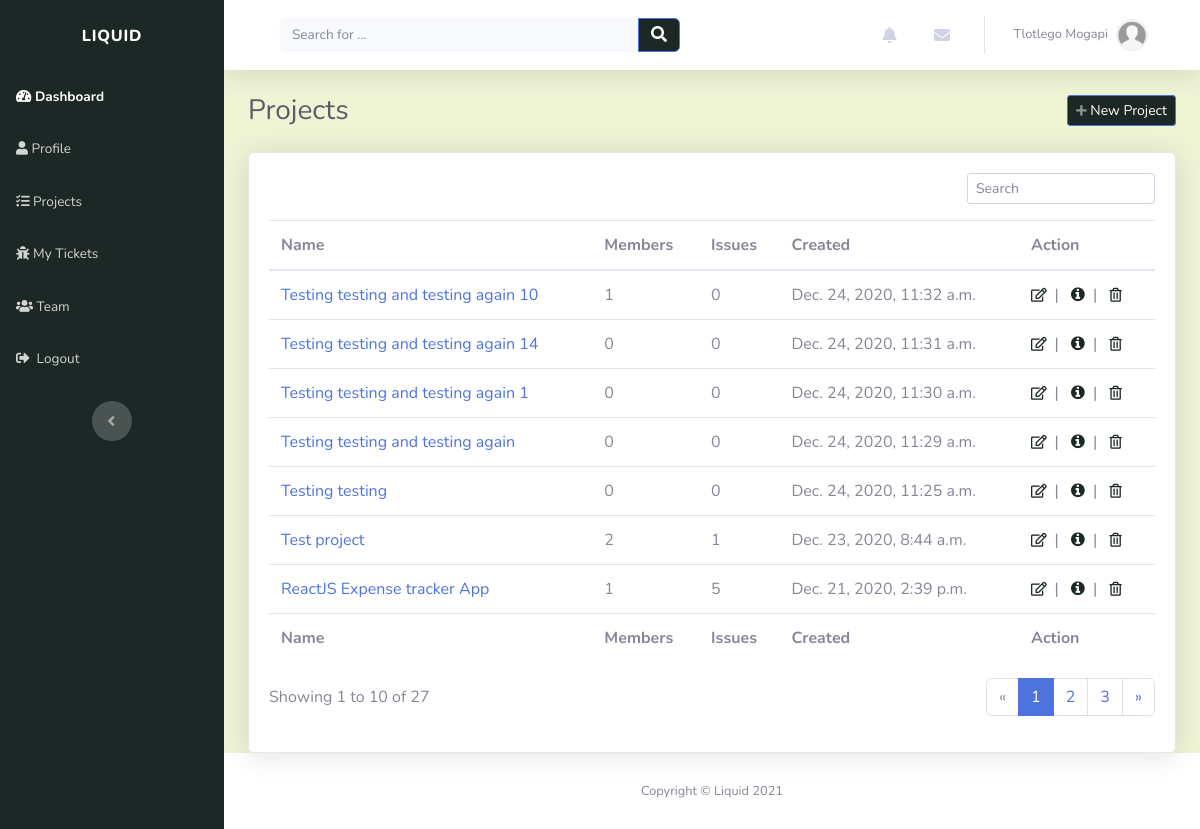
/projects/ (signed in), run on an earlier commit of the app's database.
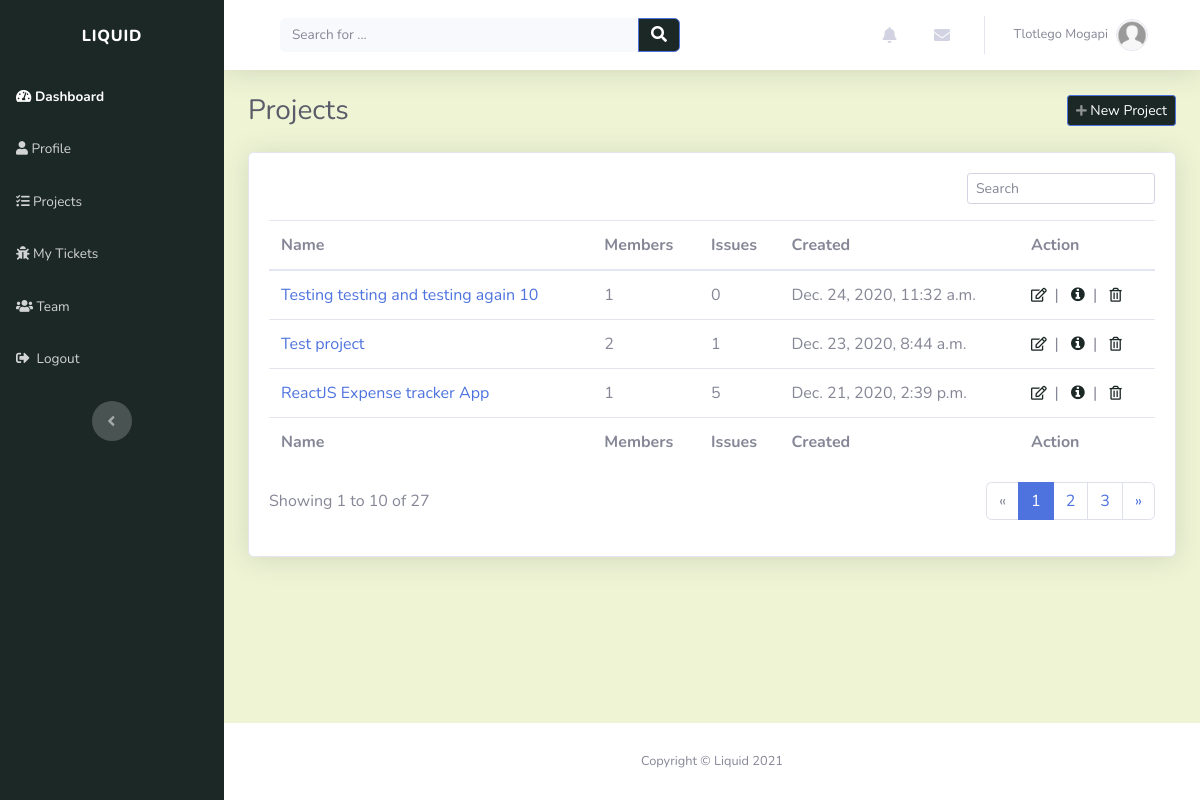
And on a later commit of the database.
### projects/models.py (models this page shows)
class Project(models.Model):
    name = models.CharField(max_length=50, unique=True)
    description = models.CharField(max_length=200)
    created_on = models.DateTimeField(verbose_name="date created", auto_now_add=True)
    created_by = models.ForeignKey(Profile, on_delete=models.CASCADE)
    slug = models.SlugField(unique=True, blank=True)
    def __str__(self):
        return self.name

### projects/views.py (the view)
# urls.py: path('', views.projects_view, name="projects_page"),
@login_required(login_url='login_page')
def projects_view(request):
    context = {}
    user = request.user
    profile = get_object_or_404(Profile, user=user)
    context['user_projects'] = Project.objects.filter(
        created_by=profile).order_by('-created_on')
    return render(request, "projects/projects.html", context)

### index/custom_processors.py (called while the page is built)
def profile_processor(request):
    if request.user.is_authenticated:
        user = request.user
        user_profile = get_object_or_404(Profile, user=user)
        user_messages = DirectMessage.objects.filter(receiver=user_profile).order_by('-created_on')[:5]
        user_alerts = Alert.objects.filter(user=user_profile).order_by('-created_on')[:5]
        return {'profile': user_profile, 'direct_messages': user_messages, 'alerts': user_alerts}
    else:
        return{}

### projects/templates/projects/projects.html
{% extends "index/header.html" %} {% load static %} {% block title %}Projects{% endblock %} {% block content %}
<div class="d-sm-flex justify-content-between align-items-center mb-4">
	<h3 class="text-dark mb-0">Projects</h3>
	<a
		class="btn btn-primary btn-sm d-none d-sm-inline-block"
		role="button"
		href="{% url 'add_project' %}"
		style="background: rgb(28, 40, 38)"
		><em class="fas fa-plus fa-sm text-white-50"></em>&nbsp;New Project</a
	>
</div>
<div class="card shadow">
	<div class="card-body">
		<div class="row">
			<div class="col-md-12">
				<div class="text-md-right dataTables_filter" id="dataTable_filter">
					<label
						><input
							type="search"
							class="form-control form-control-sm"
							aria-controls="dataTable"
							placeholder="Search"
					/></label>
				</div>
			</div>
		</div>
		<div class="table-responsive table mt-2" id="dataTable" role="grid" aria-describedby="dataTable_info">
			<table class="table my-0" id="dataTable" aria-describedby="projects">
				<thead>
					{% include "projects/snippets/table_header.html" %}
				</thead>
				<tbody>
					{% for project in user_projects %} {% include "projects/snippets/project.html" %} {%endfor%}
				</tbody>
				<tfoot>
					{% include "projects/snippets/table_header.html" %}
				</tfoot>
			</table>
		</div>
		{% include "projects/snippets/pagination.html" %}
	</div>
</div>
{% endblock %}

### projects/templates/projects/snippets/project.html
<tr style="white-space: nowrap">
	<td><a href="{% url 'view_project' project.slug %}">{{ project | truncatechars:40 }}</a></td>
	<td>{{ project.projectrole_set.all.count }}</td>
	<td>{{ project.tickets.all.count }}</td>
	<td>{{ project.created_on }}</td>
	<td>{% include "projects/snippets/project_action.html" %}</td>
</tr>

### projects/templates/projects/snippets/project_action.html
<a role="button" href="{% url 'edit_project' project.slug %}" style="color: rgb(28, 40, 38)" title="Edit"
	><em class="far fa-edit fa-sm">&nbsp</em></a
>
|&nbsp&nbsp
<a role="button" href="{% url 'view_project' project.slug %}" style="color: rgb(28, 40, 38)" title="More information"
	><em class="fa fa-info-circle">&nbsp</em></a
>
|&nbsp&nbsp
<a role="button" href="{% url 'delete_project' project.slug %}" style="color: rgb(28, 40, 38)" title="Delete"
	><em class="far fa-trash-alt fa-sm">&nbsp</em></a
>

What changed in the data, as far as the page shows it:
removed Project: name "Testing testing and testing again 14", projectrole_set.all.count "0", tickets.all.count "0", created_on "Dec. 24, 2020, 11:31 a.m."
removed Project: name "Testing testing and testing again 1", projectrole_set.all.count "0", tickets.all.count "0", created_on "Dec. 24, 2020, 11:30 a.m."
removed Project: name "Testing testing and testing again", projectrole_set.all.count "0", tickets.all.count "0", created_on "Dec. 24, 2020, 11:29 a.m."
removed Project: name "Testing testing", projectrole_set.all.count "0", tickets.all.count "0", created_on "Dec. 24, 2020, 11:25 a.m."
